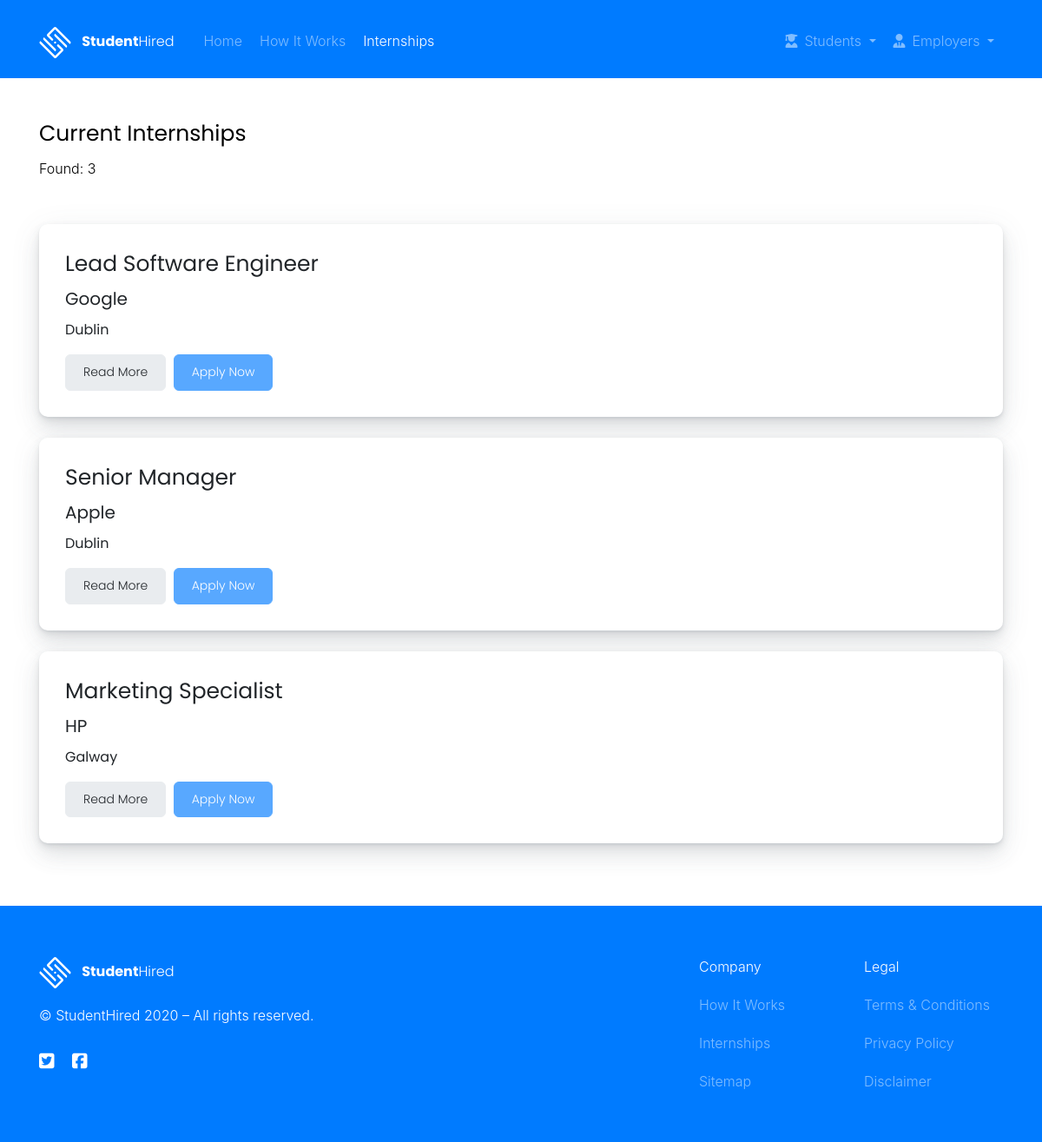
Page /internships.php on the committed database.
### tables this page shows
CREATE TABLE IF NOT EXISTS Jobs (
  job_id SMALLINT(3) NOT NULL AUTO_INCREMENT,
  job_title VARCHAR(255) NOT NULL,
  job_company VARCHAR(255) NOT NULL,
  job_location VARCHAR(255) NOT NULL,
  job_other_details TEXT,
  created_at DATETIME DEFAULT CURRENT_TIMESTAMP,
  created_by VARCHAR(255),
PRIMARY KEY (job_id));

### internships.php (the view, shortened to what this page needs)
<?php
require('config/db.php');
$query = "SELECT * FROM jobs ORDER BY job_id ASC";
$result = mysqli_query($conn, $query);
$lists = mysqli_fetch_all($result, MYSQLI_ASSOC);
$numRows = mysqli_num_rows($result);
?>
<?php include('includes/header.php'); ?>
<body>
  <div class="d-flex justify-content-center flex-column">
    <?php include('includes/nav_active.php'); ?>
  </div>
  <div class="d-flex flex-column my-5 inner-wrapper justify-contents-center container">
    <div class="row">
      <div class="col-md-12">
        <h4 class="h4 text-black">Current Internships</h4>
        <p class="text-black">Found: <?php echo $numRows ?></p>
      </div>
    </div>
    <div class="row">
      <div class="col-md-12">
        <?php foreach($lists as $list) : ?>
        <div class="card my-4">
          <div class="card-body">
            <h4><?php echo $list['job_title'] ?></h4>
            <h5><?php echo $list['job_company'] ?></h5>
            <h6><?php echo $list['job_location'] ?></h6>
            <button type="button" class="btn btn-light mr-1 read-more mt-1">Read More</button>
            <a href="#">
              <button type="button" class="btn btn-primary mt-1" disabled>Apply Now</button>
            </a>
          </div>
        </div>
        <?php endforeach; ?>
      </div>
    </div>
  </div>
  <?php include('includes/footer.php'); ?>

### rows in the picture
jobs: job_title "Lead Software Engineer", job_company "Google", job_location "Dublin"
jobs: job_title "Senior Manager", job_company "Apple", job_location "Dublin"
jobs: job_title "Marketing Specialist", job_company "HP", job_location "Galway"

### other values in the picture
$numRows "3"
